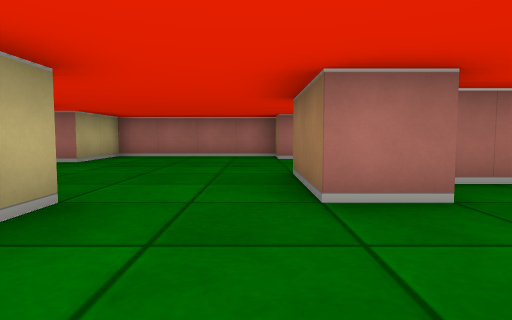
[1] (above)

17 first-person views from a walk through a cub3D ray-caster map. The camera is about half as high as the walls, tilts 4° down and sees 75° across. The floor is counted in squares. Each view is taken from the middle of a square. On the plan, view 1 faces up. The plan holds only what a view shows up to about 9 squares ahead; the rest is blank.

[2]
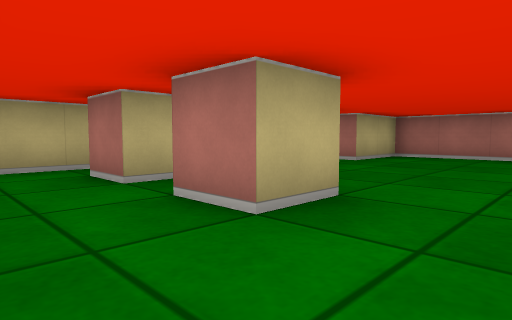

[3]
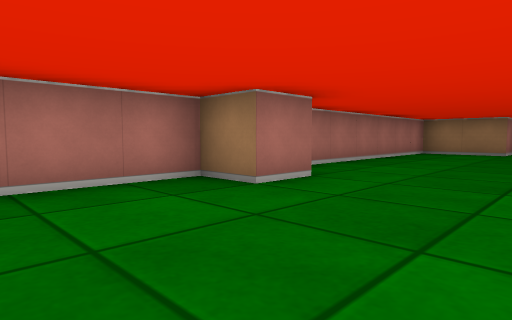

[4]
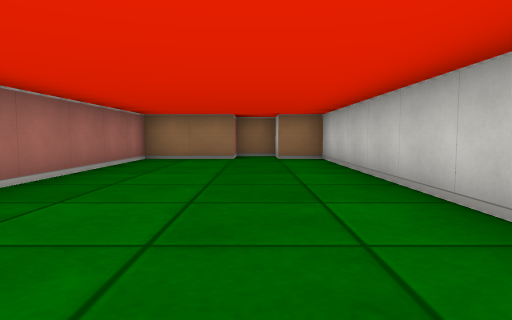

[5]
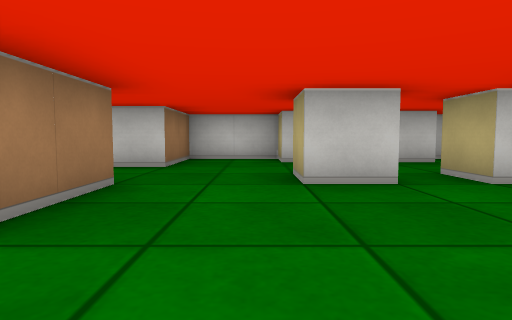

[6]
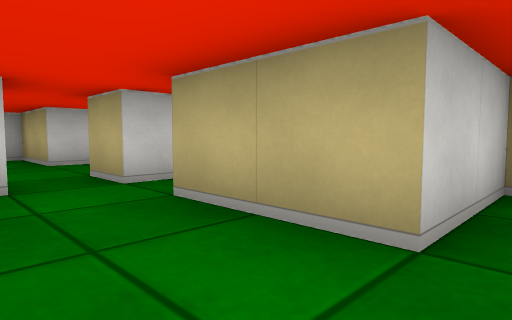

[7]
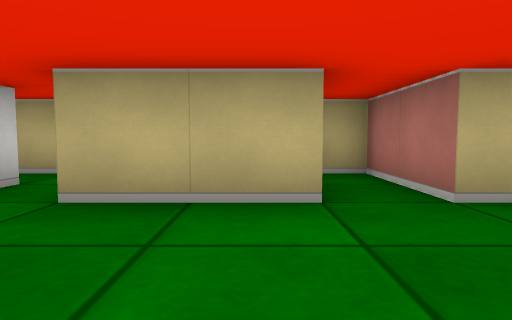

[8]
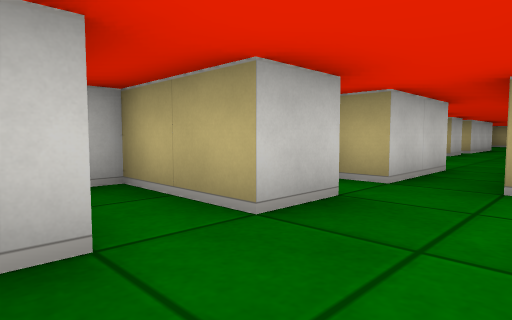

[9]
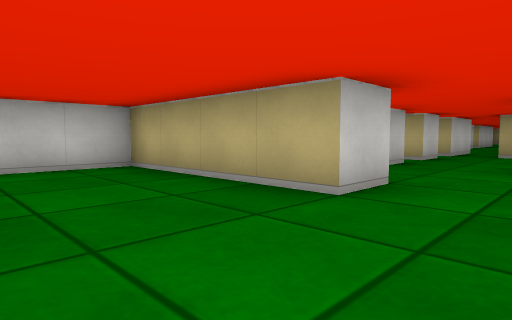

[10]
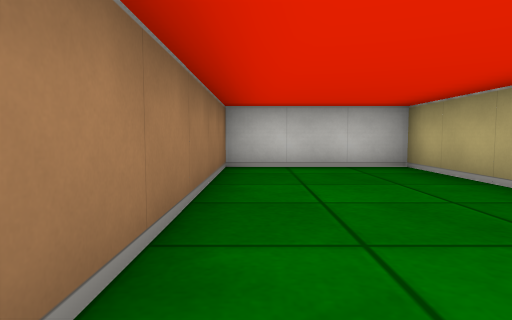

[11]
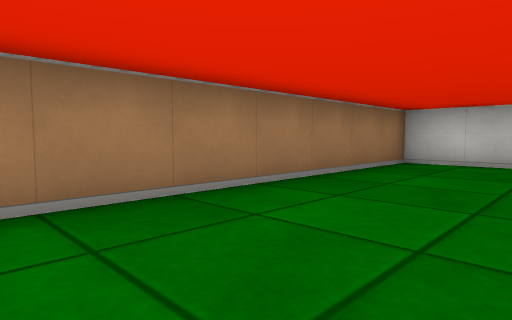

[12]
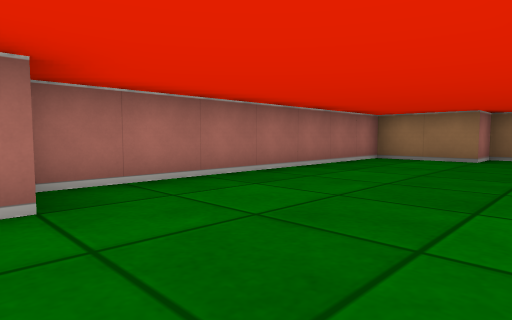

[13]
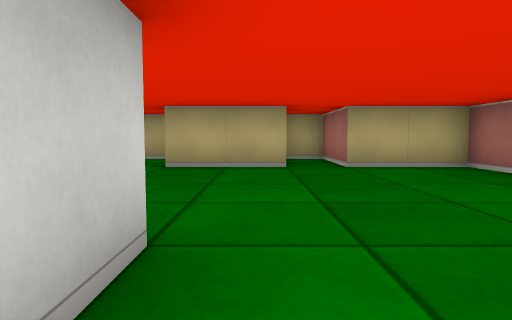

[14]
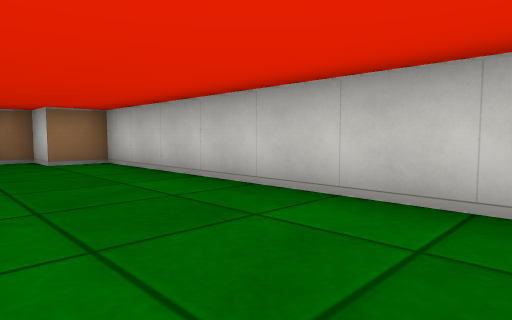

[15]
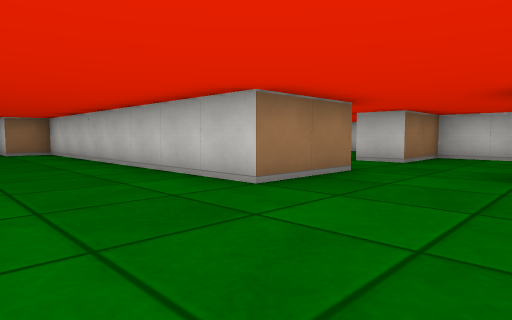

[16]
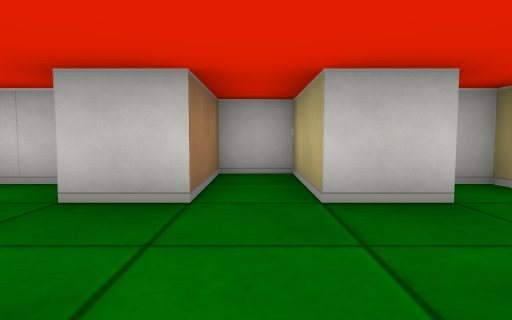

[17]
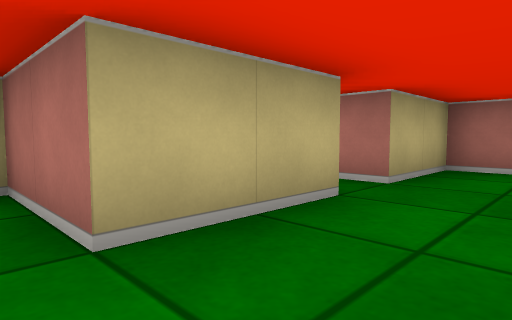

### Floor plan
Points are (right, up) in squares from view 1. A wall is a line through its corners. A room is listed if a view was taken in it or the views show most of it. See-through windows are left out.
Room 1 (views 1, 2, 3, 4, 5, 6, 7, 8, 12, 13, 14, 15, 16, 17)
walls: (1.6, 2.5) (0.5, 2.5) (0.5, 4.5) (8.5, 4.5) (8.5, 5.5) (9.5, 5.5) (9.5, 6.5) (8.5, 6.5) (8.5, 8.5) (1.6, 8.5); (1.6, 7.5) (0.5, 7.5) (0.5, 8.5) (-3.5, 8.5) (-3.5, 6.5) (-5.5, 6.5) (-5.5, 5.5) (-3.5, 5.5) (-3.5, 3.5) (-5.5, 3.5) (-5.5, 0.5); (-2.6, 2.5) (-1.5, 2.5) (-1.5, 1.5) (-2.5, 1.5); (-4.5, 2.5) (-3.5, 2.5) (-3.5, 1.5) (-4.5, 1.5); (-4.6, -0.5) (-3.5, -0.5) (-3.5, -2.5) (-2.5, -2.5) (-2.5, -0.5) (-1.5, -0.5) (-1.5, -1.5) (0.5, -1.5) (0.5, 0.5) (1.5, 0.5); (-5.5, -0.5) (-5.5, -1.5) (-5, -1.5)
ways out: opening at (1, 1.5) to room 2; opening at (-5, 0)
Room 2 (views 9, 10, 11)
walls: (1.5, 0.5) (1.5, -3.5) (4.5, -3.5) (4.5, 2.8); (2.8, 3.5) (2, 3.5)
ways out: opening at (1, 1.5) to room 1

Where each view was taken, in squares from view 1:
view 1: 0 up, 0 right, facing up
view 2: 0 up, 0 right, facing up-left
view 3: 5 up, 2 left, facing up-right
view 4: 6 up, 1 right, facing right
view 5: 6 up, 1 left, facing down
view 6: 6 up, 2 left, facing down-left
view 7: 5 up, 1 left, facing left
view 8: 1 up, 2 left, facing down-left
view 9: 2 up, 4 right, facing down-left
view 10: 2 up, 4 right, facing down
view 11: 3 up, 2 right, facing down-right
view 12: 5 up, 1 right, facing up-right
view 13: 5 up, 2 right, facing left
view 14: 7 up, 2 right, facing down-right
view 15: 7 up, 2 left, facing down-right
view 16: 2 up, 3 left, facing down
view 17: 3 up, 2 left, facing up-left
